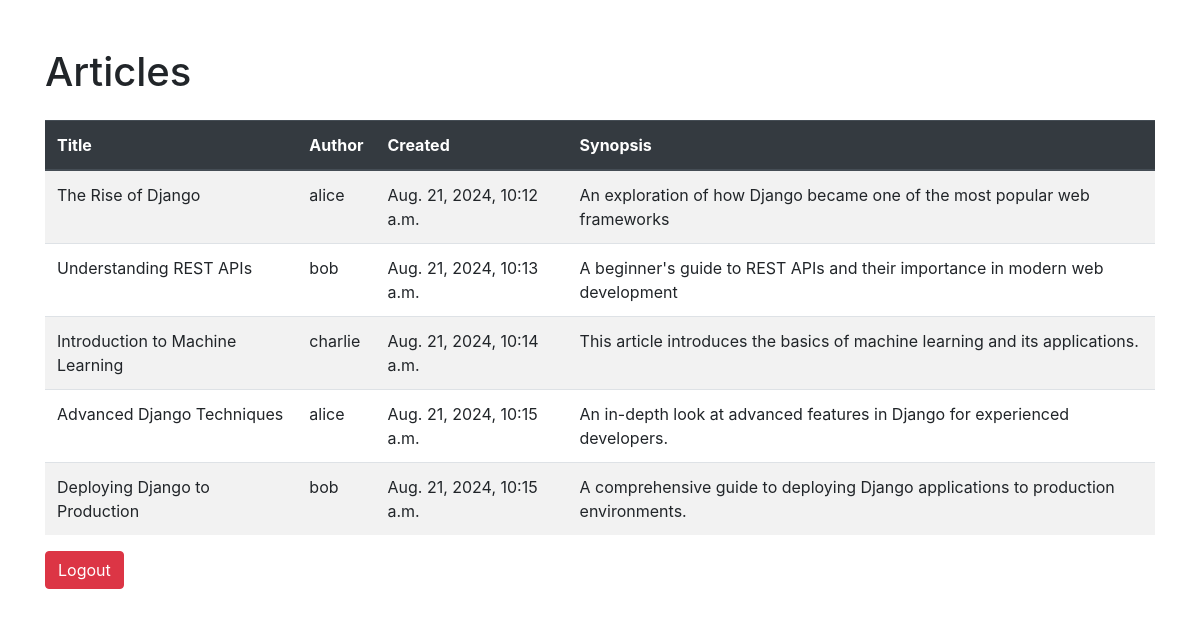
The app's page /articles/ with its own data.
### articles/models.py (models this page shows, shortened)
class Article(models.Model):
    title = models.CharField(max_length=64, null=False)
    author = models.ForeignKey(User, on_delete=models.CASCADE, null=False)
    created = models.DateTimeField(auto_now_add=True)
    synopsis = models.CharField(max_length=312, null=False)
    content = models.TextField(null=False)

### articles/views.py (the view)
# urls.py: path('articles/', ArticleListView.as_view(), name='article_list'),  # Lista de artículos
class ArticleListView(ListView):
    model = Article
    template_name = 'articles/article_list.html'
    context_object_name = 'articles'

### articles/templates/articles/article_list.html (shortened to what this page needs)
<!DOCTYPE html>
<html>
<head>
    <link href="https://stackpath.bootstrapcdn.com/bootstrap/4.5.2/css/bootstrap.min.css" rel="stylesheet">
</head>
<body>
    <div class="container mt-5">
        <h1 class="mb-4">Articles</h1>
        <table class="table table-striped">
            <thead class="thead-dark">
                <tr>
                    <th>Title</th>
                    <th>Author</th>
                    <th>Created</th>
                    <th>Synopsis</th>
                </tr>
            </thead>
            <tbody>
                {% for article in articles %}
                    <tr>
                        <td>{{ article.title }}</td>
                        <td>{{ article.author.username }}</td>
                        <td>{{ article.created }}</td>
                        <td>{{ article.synopsis }}</td>
                    </tr>
                {% endfor %}
            </tbody>
        </table>
        <form action="{% url 'logout' %}" method="post">
            <button type="submit" class="btn btn-danger">Logout</button>
        </form>
    </div>
</body>
</html>

### records on screen
Article: title "The Rise of Django", author.username "alice", created "Aug. 21, 2024, 10:12 a.m.", synopsis "An exploration of how Django became one of the most popular web frameworks"
Article: title "Understanding REST APIs", author.username "bob", created "Aug. 21, 2024, 10:13 a.m.", synopsis "A beginner's guide to REST APIs and their importance in modern web development"
Article: title "Introduction to Machine Learning", author.username "charlie", created "Aug. 21, 2024, 10:14 a.m.", synopsis "This article introduces the basics of machine learning and its applications."
Article: title "Advanced Django Techniques", author.username "alice", created "Aug. 21, 2024, 10:15 a.m.", synopsis "An in-depth look at advanced features in Django for experienced developers."
Article: title "Deploying Django to Production", author.username "bob", created "Aug. 21, 2024, 10:15 a.m.", synopsis "A comprehensive guide to deploying Django applications to production environments."
